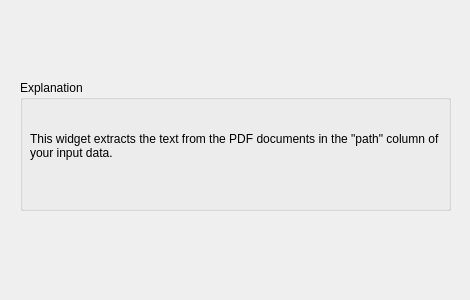
<?xml version="1.0" encoding="UTF-8"?>
<ui version="4.0">
 <class>Form</class>
 <widget class="QWidget" name="Form">
  <property name="geometry">
   <rect>
    <x>0</x>
    <y>0</y>
    <width>470</width>
    <height>300</height>
   </rect>
  </property>
  <property name="windowTitle">
   <string>Form</string>
  </property>
  <widget class="QGroupBox" name="groupBox">
   <property name="geometry">
    <rect>
     <x>20</x>
     <y>80</y>
     <width>431</width>
     <height>131</height>
    </rect>
   </property>
   <property name="title">
    <string>Explanation</string>
   </property>
   <widget class="QLabel" name="Description">
    <property name="geometry">
     <rect>
      <x>10</x>
      <y>40</y>
      <width>431</width>
      <height>51</height>
     </rect>
    </property>
    <property name="text">
     <string>This widget extracts the text from the PDF documents in the &quot;path&quot; column of your input data.</string>
    </property>
    <property name="textFormat">
     <enum>Qt::AutoText</enum>
    </property>
    <property name="alignment">
     <set>Qt::AlignLeading|Qt::AlignLeft|Qt::AlignVCenter</set>
    </property>
    <property name="wordWrap">
     <bool>true</bool>
    </property>
   </widget>
  </widget>
 </widget>
 <resources/>
 <connections/>
</ui>
